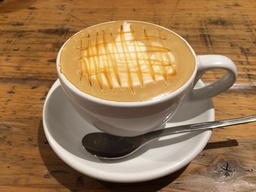
#> input picture caffe.jpg, 256 x 192 px, shrunk from 992 x 744 before the run
$ python image_dynamics_02.py ../caffe.jpg 5   (older library calls are emulated)
#> lines starting #> are read from the running program, lines starting #| are printed output that depends on the picture
#!/usr/bin/env python
# -*- coding: utf-8 -*-
import sys
import numpy as np
from PIL import Image
import matplotlib.pyplot as plt
import copy

# 係数
D = 1.0
# 刻み幅
DY = 1.0
DX = 1.0
DT = 0.2

def main():
    if len(sys.argv) <= 1:
        print('[ERROR] 1st param is image path, 2nd param is final step.')
        sys.exit()

    # 画像
    image_path = sys.argv[1]
    # 最終ステップ
    final_step = int(sys.argv[2])

    # 画像読み込み
    image_file = Image.open(image_path)
#> image_file is the input picture: PIL image 256x192 RGB; mean R, G, B 154.3, 119.3, 80.5
    image = np.array(image_file)
    plt.title('step {0}'.format(0))
    plt.imshow(image)
    plt.show()
    image = image.astype(np.float)
    # 各種情報取得
    height = image.shape[0]
#> height = 192
    width = image.shape[1]
#> width = 256
    channel = image.shape[2]
#> channel = 3
    # 格納先用意
    lap = np.zeros(image.shape)
    image_new = copy.deepcopy(image)
    # 係数用意
    dy2 = DY * DY
    dx2 = DX * DX
    # 計算ループ
    for t in range(1, final_step+1):
        # calculate
        for y in range(height):
            for x in range(width):
                # skip boundary
                if (y == 0) or (y == height - 1) or (x == 0) or (x == width - 1):
                    continue
                for c in range(channel):
                    lap[y][x][c] = (image[y+1][x][c] - 2.0 * image[y][x][c] + image[y-1][x][c]) / dy2 \
                                 + (image[y][x+1][c] - 2.0 * image[y][x][c] + image[y][x-1][c]) / dx2
        # calculate
        for y in range(height):
            for x in range(width):
                for c in range(channel):
                    image_new[y][x][c] = image[y][x][c] + DT * D * lap[y][x][c]
        # バックアップ
        image = copy.deepcopy(image_new)
        # 解を画素値0~255にして表示
        image_show = np.clip(image, 0, 255).astype(np.uint8)
        plt.title('step {0}'.format(t))
        plt.imshow(image_show)
        plt.show()
#> this loop made 5 passes
#> pass 2, in main, `image = copy.deepcopy(image_new)`:
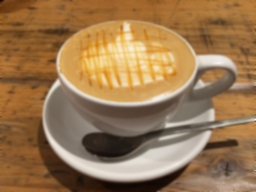
#> image: shape (192, 256, 3) float64; mean R, G, B 154.3, 119.3, 80.5
#> after the loop:
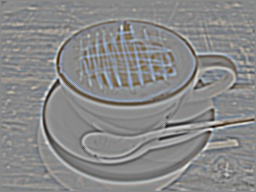
#> lap: shape (192, 256, 3) float64; mean R, G, B 0, 0, 0; drawn with min black and max white


if __name__ == '__main__':
    main()
